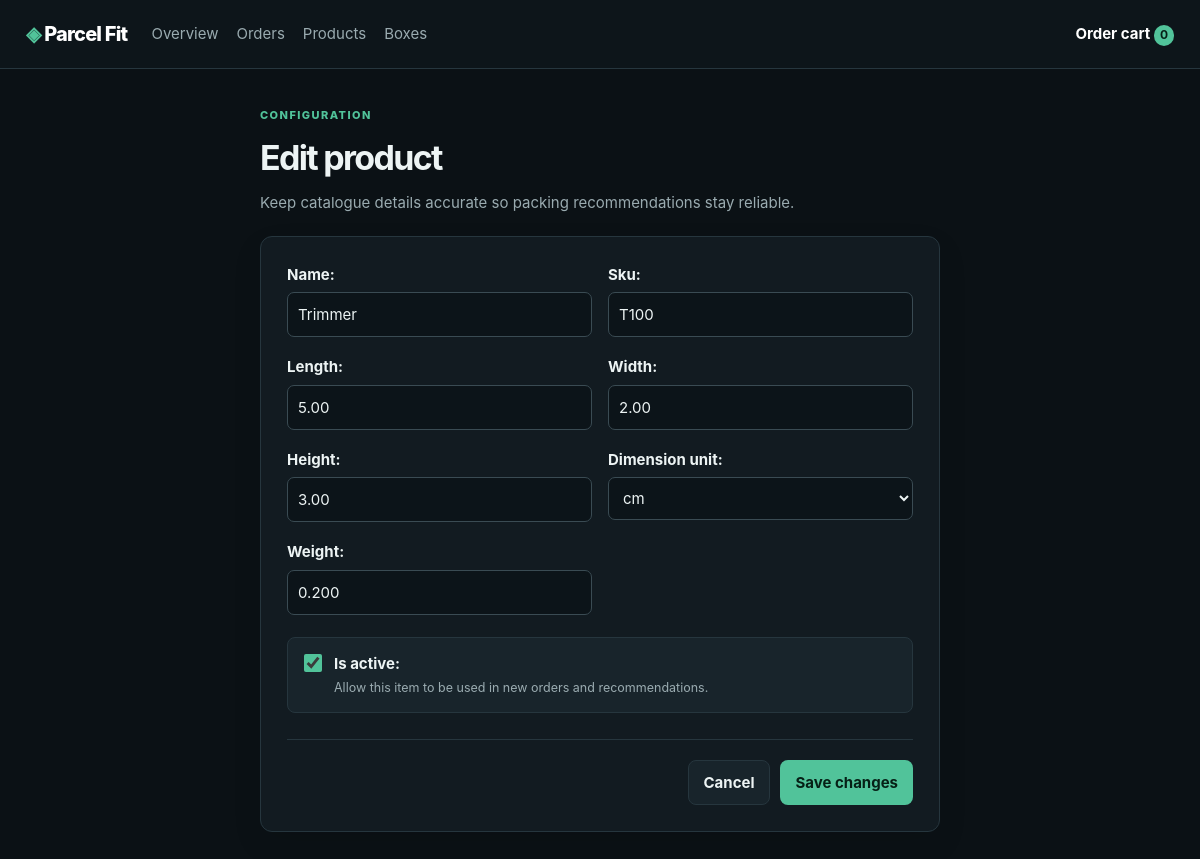
The page /products/3/edit/ on the database as committed earlier.
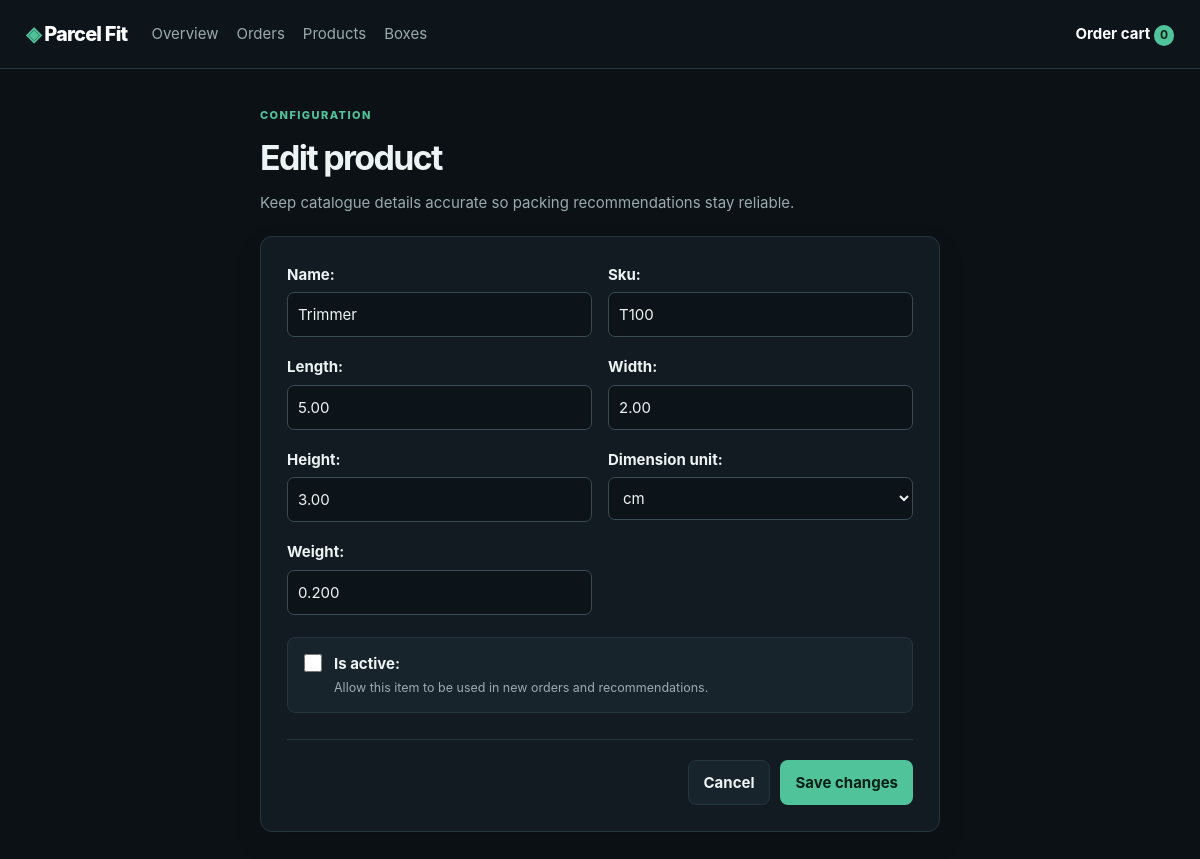
The same page on the database as committed later.
### shipping/models.py (models this page shows, shortened)
class DimensionValidationMixin(models.Model):
    class Meta:
        abstract = True

class Product(DimensionValidationMixin):
    name = models.CharField(max_length=120)
    sku = models.CharField(max_length=64, unique=True)
    length = models.DecimalField(max_digits=8, decimal_places=2)
    width = models.DecimalField(max_digits=8, decimal_places=2)
    height = models.DecimalField(max_digits=8, decimal_places=2)
    weight = models.DecimalField(max_digits=8, decimal_places=3)
    dimension_unit = models.CharField(
        max_length=2, choices=DIMENSION_UNITS, default="cm"
    )
    is_active = models.BooleanField(default=True)
    created_at = models.DateTimeField(auto_now_add=True)
    updated_at = models.DateTimeField(auto_now=True)
    class Meta:
        ordering = ["name", "sku"]

### shipping/views.py (the view)
# urls.py: path("products/<int:pk>/edit/", views.product_form, name="product_edit"),
def product_form(request, pk=None):
    instance = get_object_or_404(Product, pk=pk) if pk else None
    form = ProductForm(request.POST or None, instance=instance)
    if request.method == "POST" and form.is_valid():
        form.save()
        messages.success(request, "Product saved.")
        return redirect("product_list")
    context = {
        "form": form,
        "title": "Edit product" if pk else "Add product",
        "cancel_url": "product_list",
    }
    return render(request, "shared/form.html", context)

### shipping/forms.py
class ProductForm(DimensionUnitFormMixin, forms.ModelForm):
    def __init__(self, *args, **kwargs):
        super().__init__(*args, **kwargs)
        self.fields["sku"].widget.attrs.update(
            {
                "pattern": "[A-Z0-9]+",
                "title": "Use capital letters and numbers only.",
                "oninput": "this.value = this.value.toUpperCase().replace(/[^A-Z0-9]/g, '')",
                "autocomplete": "off",
            }
        )
    class Meta:
        model = Product
        fields = [
            "name",
            "sku",
            "length",
            "width",
            "height",
            "dimension_unit",
            "weight",
            "is_active",
        ]

### shipping/context_processors.py (called while the page is built)
def cart_count(request):
    return {
        "cart_count": sum(
            int(quantity) for quantity in request.session.get("cart", {}).values()
        )
    }

### shipping/units.py (called while the page is built)
def from_centimetres(value: Decimal, unit: str) -> Decimal:
    return value / CENTIMETRES_PER_INCH if unit == "in" else value

### templates/shared/form.html (shortened to what this page needs)
{% extends 'base.html' %} {% block content %}
<div class="narrow">
  <div class="form-heading">
    <p class="eyebrow">CONFIGURATION</p>
    <h1>{{ title }}</h1>
    <p>
      Keep catalogue details accurate so packing recommendations stay reliable.
    </p>
  </div>
  <form method="post" class="panel form">
    <div class="form-grid">
      {% for field in form %}
      {% if field.name == "is_active" %}
      <div class="checkbox-field">
        {{ field }}
        <div>
          {{ field.label_tag }}
          <small>Allow this item to be used in new orders and recommendations.</small>
        </div>
      </div>
      {% else %}
      <div
        class="field"
      >
        {{ field.label_tag }} {{ field }}
      </div>
      {% endif %}
      {% endfor %}
    </div>
    <div class="actions">
      <a class="button secondary" href="{% url cancel_url %}">Cancel</a>
      <button class="button primary" type="submit">Save changes</button>
    </div>
  </form>
</div>
{% endblock %}

Rows that differ between the two databases and show on the page:
changed Product "Trimmer": is_active "☑" → "☐"
